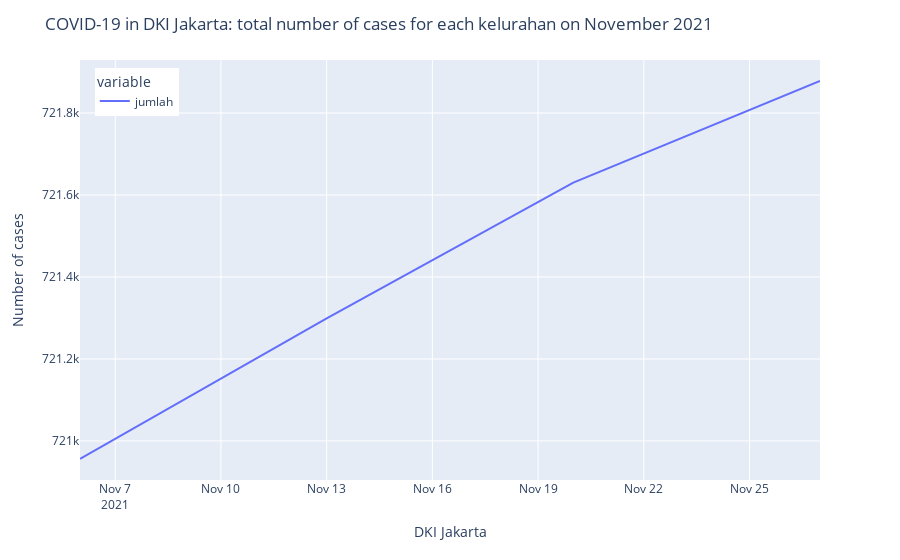

The notebook cell this image was saved under:
### Code cell
vis_lp = px.line(dfl, x=Column.tanggal, y='value', color='variable')
vis_lp.update_layout(
                     title='COVID-19 in DKI Jakarta: total number of cases for each kelurahan on November 2021',
                     xaxis_title='DKI Jakarta', yaxis_title='Number of cases', 
                     legend=dict(x=0.02, y=0.98))
vis_lp.show()

### Figure 1 — Plotly figure (JSON) as saved in the notebook; plotly's stock layout.template omitted (floating-point values rounded to 4 significant figures)
{"data": [{"hovertemplate": "variable=jumlah<br>tanggal=%{x}<br>value=%{y}<extra></extra>", "legendgroup": "jumlah", "line": {"color": "#636efa", "dash": "solid"}, "marker": {"symbol": "circle"}, "mode": "lines", "name": "jumlah", "orientation": "v", "showlegend": true, "type": "scatter", "x": ["2021-11-06", "2021-11-13", "2021-11-20", "2021-11-27"], "xaxis": "x", "y": [720956, 721299, 721630, 721878], "yaxis": "y"}], "layout": {"legend": {"title": {"text": "variable"}, "tracegroupgap": 0, "x": 0.02, "y": 0.98}, "margin": {"t": 60}, "title": {"text": "COVID-19 in DKI Jakarta: total number of cases for each kelurahan on November 2021"}, "xaxis": {"anchor": "y", "domain": [0, 1], "title": {"text": "DKI Jakarta"}}, "yaxis": {"anchor": "x", "domain": [0, 1], "title": {"text": "Number of cases"}}}}
